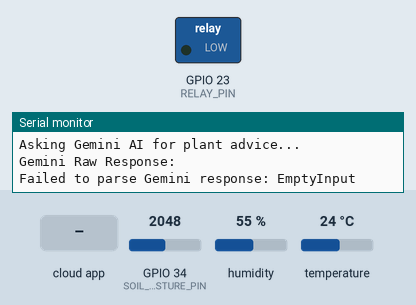
The sketch below on a simulated ESP32. Shown: switched loads named in the sketch (green lamp = pin HIGH), the last lines printed to the serial monitor. The inputs (shaded band) are chosen by the test bench; at power-on: GPIO 34 (SOIL_MOISTURE_PIN) = 2048, humidity 55 %, temperature 24 °C. WiFi joins after 1.5 s; servers stay silent unless stated; uploads are accepted with an empty reply; the Firebase database answers and starts empty; pins used as bus, display or sensor lines are not drawn.

Above: at 2.7 s.
2.8 s: the phone or cloud app sets 6a7b5e5c969af7ec2482e176 to 1
At 3.5 s:
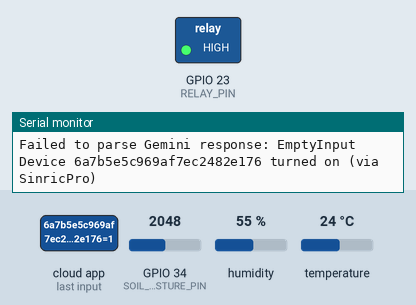
4.3 s: the phone or cloud app sets lamp_command to OFF
At 8.0 s:
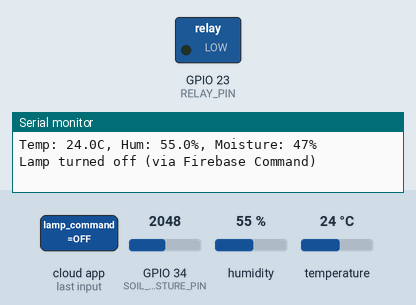
9.8 s: the phone or cloud app sets lamp_command to ON
At 13.0 s:
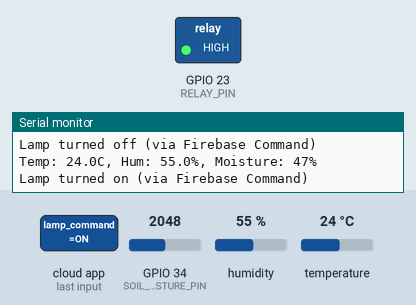
Timing chart, 0 to 14.3 s (numbered marks = the images above; inputs shaded):
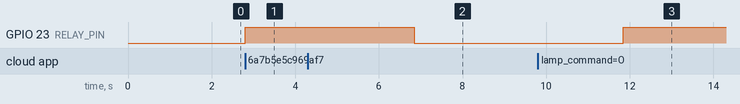

Measured:
- after the input at 2.8 s, GPIO 23 (RELAY_PIN): LOW → HIGH at once
- after the input at 4.3 s, GPIO 23 (RELAY_PIN): HIGH → LOW after 2.5 s
- after the input at 9.8 s, GPIO 23 (RELAY_PIN): LOW → HIGH after 2.0 s

The sketch:

PlantSense_Single.ino
````cpp
#include <Arduino.h>
#include <WiFi.h>
#include <Firebase_ESP_Client.h>
#include <DHT.h>
#include <SinricPro.h>
#include <SinricProTemperaturesensor.h>
#include <SinricProSwitch.h>
#include <HTTPClient.h>
#include <WiFiClientSecure.h>
#include <ArduinoJson.h>

// Provide the token generation process info.
#include "addons/TokenHelper.h"
// Provide the RTDB payload printing info and other helper functions.
#include "addons/RTDBHelper.h"

// ==========================================
// WIFI CREDENTIALS
// ==========================================
#define WIFI_SSID "Sidhu_1"
#define WIFI_PASSWORD "Catapult@12"

// ==========================================
// FIREBASE CREDENTIALS
// ==========================================
#define API_KEY "AIzaSyDLo9IsiIVdIMZlQqz8JEVhRrUZt5BHAQw"
#define DATABASE_URL "https://agrosense-e00de-default-rtdb.firebaseio.com"

// ==========================================
// GEMINI AI CREDENTIALS
// ==========================================
#define GEMINI_API_KEY "YOUR_GEMINI_API_KEY"
#define GEMINI_ENDPOINT "https://generativelanguage.googleapis.com/v1beta/models/gemini-3.5-flash:generateContent?key=" GEMINI_API_KEY

// ==========================================
// SINRIC PRO CREDENTIALS (GOOGLE HOME)
// ==========================================
#define APP_KEY           "78749eeb-b3eb-48dd-a563-de7ff68a9f8c"
#define APP_SECRET        "5b4af8f9-c8b4-4f25-bac9-b2d9dae931ed-21f84c6b-cea4-4ae5-b367-930339643794"
#define TEMP_SENSOR_ID    "6a670f216ba33a80b99a5525"
#define LAMP_DEVICE_ID    "6a7b5e5c969af7ec2482e176"
#define BAUD_RATE         115200

// ==========================================
// PINS & HARDWARE SETTINGS
// ==========================================
#define DHTPIN 4          // DHT11 data pin connected to GPIO 4
#define DHTTYPE DHT11     // DHT 11 sensor type
#define SOIL_MOISTURE_PIN 34  // Analog pin connected to soil moisture sensor
#define SENSOR_POWER_PIN 25    // GPIO pin to power soil moisture sensor (prevents corrosion)
#define RELAY_PIN 23      // GPIO pin to control the lamp relay

bool lampState = false;   // Current state of the lamp

DHT dht(DHTPIN, DHTTYPE);

// Firebase Data objects
FirebaseData fbdo;
FirebaseAuth auth;
FirebaseConfig config;

unsigned long sendDataPrevMillis = 0;
unsigned long historyLogPrevMillis = 0;
unsigned long aiUpdatePrevMillis = 0;

// Timer delays
const long SEND_DATA_DELAY = 5000;       // Send live data every 5 seconds
const long HISTORY_LOG_DELAY = 300000;   // Push to history every 5 minutes (300,000 ms)
const long AI_UPDATE_DELAY = 900000;     // Run Gemini AI every 15 minutes (900,000 ms)

WiFiClientSecure clientSecure;

void setupSinricPro() {
  SinricProTemperaturesensor &mySensor = SinricPro[TEMP_SENSOR_ID];

  SinricProSwitch& mySwitch = SinricPro[LAMP_DEVICE_ID];
  mySwitch.onPowerState([](const String &deviceId, bool &state) {
    Serial.printf("Device %s turned %s (via SinricPro)\r\n", deviceId.c_str(), state ? "on" : "off");
    lampState = state;
    digitalWrite(RELAY_PIN, lampState ? HIGH : LOW); // Active High relay logic

    // Sync state to Firebase immediately
    if (Firebase.ready()) {
      FirebaseJson fbJson;
      fbJson.set("lamp_state", lampState ? "ON" : "OFF");
      Firebase.RTDB.updateNode(&fbdo, "sensors/plantsense", &fbJson);
    }
    return true;
  });

  SinricPro.onConnected([](){ Serial.printf("Connected to SinricPro\r\n"); });
  SinricPro.onDisconnected([](){ Serial.printf("Disconnected from SinricPro\r\n"); });
  SinricPro.begin(APP_KEY, APP_SECRET);
}

void callGeminiAI(float t, float h, int moisturePercent) {
  Serial.println("Asking Gemini AI for plant advice...");

  clientSecure.setInsecure(); // Do not verify SSL cert
  HTTPClient http;
  http.begin(clientSecure, GEMINI_ENDPOINT);
  http.setTimeout(30000); // 30 seconds timeout for Gemini API
  http.addHeader("Content-Type", "application/json");

  // Construct prompt
  String prompt = "You are a botanist analyzing a Spider Plant. Current Temp: " + String(t) + "C, Humidity: " + String(h) + "%, Soil Moisture: " + String(moisturePercent) + "%. Spider plants need water when moisture drops below 40%. Respond ONLY in valid JSON format: {\\\"healthStatus\\\": \\\"Healthy\\\"|\\\"Needs Attention\\\"|\\\"Critical\\\", \\\"recommendedWaterML\\\": 0, \\\"nextWateringEstimateHours\\\": 24, \\\"recommendationText\\\": \\\"short string\\\"}";

  String payload = "{\"contents\":[{\"parts\":[{\"text\":\"" + prompt + "\"}]}]}";

  int httpResponseCode = http.POST(payload);
  if (httpResponseCode > 0) {
    String response = http.getString();
    Serial.println("Gemini Raw Response: " + response);

    DynamicJsonDocument doc(2048);
    DeserializationError error = deserializeJson(doc, response);

    if (!error) {
        String aiText = doc["candidates"][0]["content"]["parts"][0]["text"].as<String>();

        if (aiText != "null" && aiText.length() > 5) {
            // Sometimes Gemini wraps the output in markdown code blocks
            aiText.replace("```json\\n", "");
            aiText.replace("```json", "");
            aiText.replace("```\\n", "");
            aiText.replace("```", "");

            Serial.println("Parsed AI JSON: " + aiText);

            // Push AI recommendation to Firebase
            FirebaseJson fbJson;
            fbJson.setJsonData(aiText);
            Firebase.RTDB.setJSON(&fbdo, "sensors/plantsense/recommendation", &fbJson);
        } else {
            Serial.println("Gemini returned invalid or empty JSON!");
        }
    } else {
        Serial.print("Failed to parse Gemini response: ");
        Serial.println(error.c_str());
    }
  } else {
    Serial.printf("Error calling Gemini API: %d\n", httpResponseCode);
  }
  http.end();
}

void setup() {
  Serial.begin(BAUD_RATE);

  pinMode(SENSOR_POWER_PIN, OUTPUT);
  digitalWrite(SENSOR_POWER_PIN, LOW);

  pinMode(RELAY_PIN, OUTPUT);
  digitalWrite(RELAY_PIN, LOW); // Ensure lamp is OFF on boot

  dht.begin();

  WiFi.begin(WIFI_SSID, WIFI_PASSWORD);
  Serial.print("Connecting to Wi-Fi");
  while (WiFi.status() != WL_CONNECTED) {
    Serial.print(".");
    delay(300);
  }
  Serial.println();
  Serial.print("Connected with IP: ");
  Serial.println(WiFi.localIP());
  Serial.println();

  // Setup Firebase
  Serial.printf("Firebase Client v%s\n\n", FIREBASE_CLIENT_VERSION);
  config.api_key = API_KEY;
  config.database_url = DATABASE_URL;
  if (Firebase.signUp(&config, &auth, "", "")) {
    Serial.println("Firebase Auth Successful");
  } else {
    Serial.printf("Firebase Auth Error: %s\n", config.signer.signupError.message.c_str());
  }
  config.token_status_callback = tokenStatusCallback;
  Firebase.begin(&config, &auth);
  Firebase.reconnectWiFi(true);

  // Setup SinricPro for Google Home
  setupSinricPro();
}

void loop() {
  // Handle SinricPro tasks
  SinricPro.handle();

  if (Firebase.ready() && (millis() - sendDataPrevMillis > SEND_DATA_DELAY || sendDataPrevMillis == 0)) {
    sendDataPrevMillis = millis();

    // 1. Read DHT11
    float h = dht.readHumidity();
    float t = dht.readTemperature();
    if (isnan(h) || isnan(t)) {
      Serial.println("Failed to read from DHT sensor!");
      h = 0;
      t = 0;
    }

    // 2. Read Soil Moisture
    digitalWrite(SENSOR_POWER_PIN, HIGH);
    delay(10); // allow power to settle
    int moistureRaw = analogRead(SOIL_MOISTURE_PIN);
    digitalWrite(SENSOR_POWER_PIN, LOW);

    int moisturePercent = map(moistureRaw, 3000, 1000, 0, 100);
    moisturePercent = constrain(moisturePercent, 0, 100);

    Serial.printf("Temp: %.1fC, Hum: %.1f%%, Moisture: %d%%\n", t, h, moisturePercent);

    // 3. Prepare JSON for Firebase
    FirebaseJson json;
    json.set("air_temp", t);
    json.set("air_humidity", h);
    json.set("soil_moisture", moisturePercent);
    json.set("lamp_state", lampState ? "ON" : "OFF");
    json.set("timestamp", ".sv/timestamp");

    // 4. Update the current state node without erasing the recommendation object
    Firebase.RTDB.updateNode(&fbdo, "sensors/plantsense", &json);

    // 5. Check if it's time to log historical data
    if (millis() - historyLogPrevMillis > HISTORY_LOG_DELAY || historyLogPrevMillis == 0) {
       historyLogPrevMillis = millis();
       Firebase.RTDB.pushJSON(&fbdo, "sensors/plantsense_history", &json);
    }

    // 6. Ask Gemini AI for recommendations (Runs every 15 minutes)
    if (millis() - aiUpdatePrevMillis > AI_UPDATE_DELAY || aiUpdatePrevMillis == 0) {
       aiUpdatePrevMillis = millis();
       callGeminiAI(t, h, moisturePercent);
    }

    // 7. Check for Lamp Commands from Custom App (via Firebase)
    if (Firebase.RTDB.getString(&fbdo, "sensors/plantsense/lamp_command")) {
      String command = fbdo.stringData();
      if ((command == "ON" && !lampState) || (command == "OFF" && lampState)) {
        lampState = (command == "ON");
        digitalWrite(RELAY_PIN, lampState ? HIGH : LOW);

        // Sync state back to SinricPro
        SinricProSwitch& mySwitch = SinricPro[LAMP_DEVICE_ID];
        mySwitch.sendPowerStateEvent(lampState);

        Serial.printf("Lamp turned %s (via Firebase Command)\r\n", lampState ? "on" : "off");
      }
      // Consume the command
      Firebase.RTDB.deleteNode(&fbdo, "sensors/plantsense/lamp_command");
    }

    // 8. Send data to Sinric Pro (Google Home)
    if (!isnan(t) && !isnan(h) && t != 0) {
      SinricProTemperaturesensor &mySensor = SinricPro[TEMP_SENSOR_ID];
      mySensor.sendTemperatureEvent(t, h);
    }
  }
}
````
